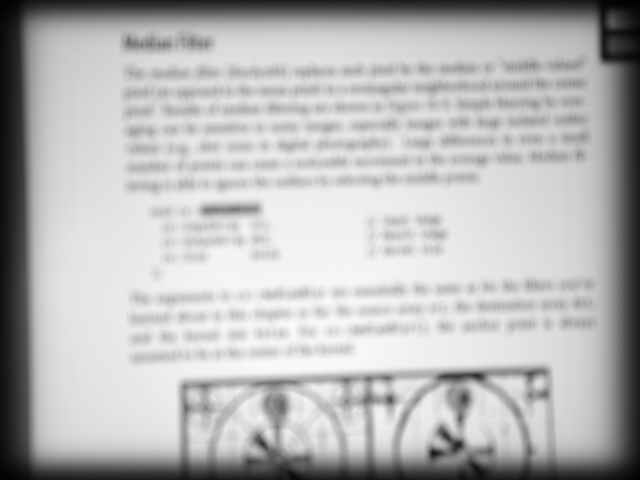
//> input picture code/C++/chapter05-图像复原与重建/original.jpg, 640 x 480 px
$ ./example_02_01   (built with g++ and OpenCV 4)
//> lines starting //> are read from the running program, lines starting //| are printed output that depends on the picture; after the words box and inside, x2 and y2 are one past the last pixel; in counts of white or black regions, pixels touching at a corner belong together
// #include <iostream>
// #include "opencv2/imgproc.hpp"
// #include "opencv2/imgcodecs.hpp"
// using namespace cv;
// using namespace std;
// void help();
// void calcPSF(Mat& outputImg, Size filterSize, int R);
// void fftshift(const Mat& inputImg, Mat& outputImg);
// void filter2DFreq(const Mat& inputImg, Mat& outputImg, const Mat& H);
// void calcWnrFilter(const Mat& input_h_PSF, Mat& output_G, double nsr);
// const String keys =
// "{help h usage ? |             | print this message   }"
// "{image          |original.JPG | input image name     }"
// "{R              |53           | radius               }"
// "{SNR            |5200         | signal to noise ratio}"
// ;

// #define DEBUG_BY_TTZ  1

// int main(int argc, char *argv[])
// {
// 	help();
// #if !DEBUG_BY_TTZ
//     CommandLineParser parser(argc, argv, keys);
//     if (parser.has("help"))
//     {
//         parser.printMessage();
//         return 0;
//     }
//     int R = parser.get<int>("R");
//     int snr = parser.get<int>("SNR");
//     string strInFileName = parser.get<String>("image");
//     if (!parser.check())
//     {
//         parser.printErrors();
//         return 0;
//     }
// #else
// 	string strInFileName = "./original.jpg";
// 	int R = 53;
// 	int snr = 5200;
// #endif

//     Mat imgIn;
//     imgIn = imread(strInFileName, IMREAD_GRAYSCALE);
//     if (imgIn.empty()) //check whether the image is loaded or not
//     {
//         cout << "ERROR : Image cannot be loaded..!!" << endl;
//         return -1;
//     }
//     Mat imgOut;
//     // it needs to process even image only
//     Rect roi = Rect(0, 0, imgIn.cols & -2, imgIn.rows & -2);
//     //Hw calculation (start)
//     Mat Hw, h;
//     calcPSF(h, roi.size(), R);
//     calcWnrFilter(h, Hw, 1.0 / double(snr));
//     //Hw calculation (stop)
//     // filtering (start)
//     filter2DFreq(imgIn(roi), imgOut, Hw);
//     // filtering (stop)
//     imgOut.convertTo(imgOut, CV_8U);
//     normalize(imgOut, imgOut, 0, 255, NORM_MINMAX);
//     imwrite("result.jpg", imgOut);
//     return 0;
// }
// void help()
// {
//     cout << "2018-07-12" << endl;
//     cout << "DeBlur_v8" << endl;
//     cout << "You will learn how to recover an out-of-focus image by Wiener filter" << endl;
// }
// void calcPSF(Mat& outputImg, Size filterSize, int R)
// {
//     Mat h(filterSize, CV_32F, Scalar(0));
//     Point point(filterSize.width / 2, filterSize.height / 2);
//     circle(h, point, R, 255, -1, 8);
//     Scalar summa = sum(h);
//     outputImg = h / summa[0];
// }
// void fftshift(const Mat& inputImg, Mat& outputImg)
// {
//     outputImg = inputImg.clone();
//     int cx = outputImg.cols / 2;
//     int cy = outputImg.rows / 2;
//     Mat q0(outputImg, Rect(0, 0, cx, cy));
//     Mat q1(outputImg, Rect(cx, 0, cx, cy));
//     Mat q2(outputImg, Rect(0, cy, cx, cy));
//     Mat q3(outputImg, Rect(cx, cy, cx, cy));
//     Mat tmp;
//     q0.copyTo(tmp);
//     q3.copyTo(q0);
//     tmp.copyTo(q3);
//     q1.copyTo(tmp);
//     q2.copyTo(q1);
//     tmp.copyTo(q2);
// }
// void filter2DFreq(const Mat& inputImg, Mat& outputImg, const Mat& H)
// {
//     Mat planes[2] = { Mat_<float>(inputImg.clone()), Mat::zeros(inputImg.size(), CV_32F) };
//     Mat complexI;
//     merge(planes, 2, complexI);
//     dft(complexI, complexI, DFT_SCALE);
//     Mat planesH[2] = { Mat_<float>(H.clone()), Mat::zeros(H.size(), CV_32F) };
//     Mat complexH;
//     merge(planesH, 2, complexH);
//     Mat complexIH;
//     mulSpectrums(complexI, complexH, complexIH, 0);
//     idft(complexIH, complexIH);
//     split(complexIH, planes);
//     outputImg = planes[0];
// }
// void calcWnrFilter(const Mat& input_h_PSF, Mat& output_G, double nsr)
// {
//     Mat h_PSF_shifted;
//     fftshift(input_h_PSF, h_PSF_shifted);
//     Mat planes[2] = { Mat_<float>(h_PSF_shifted.clone()), Mat::zeros(h_PSF_shifted.size(), CV_32F) };
//     Mat complexI;
//     merge(planes, 2, complexI);
//     dft(complexI, complexI);
//     split(complexI, planes);
//     Mat denom;
//     pow(abs(planes[0]), 2, denom);
//     denom += nsr;
//     divide(planes[0], denom, output_G);
// }


#include <opencv2/opencv.hpp>
#include<opencv2/core.hpp>
#include<opencv2/imgcodecs.hpp>
#include<opencv2/imgproc.hpp>

//This demo shows the effect of processing out-of-focus image using Wiener filter.
using namespace cv;
int R=20;
int snr=1000;
Mat img;
char dstWin[]="dstwindow";
void calcPSF(Mat& dst,Size filterSize){
    Mat circularPSF(filterSize,CV_32F,Scalar(0));
    Point point(filterSize.width/2,filterSize.height/2);
    circle(circularPSF,point,R,255,-1,8);
    Scalar summa=sum(circularPSF);
    dst=circularPSF/summa[0];
}
void FFTShift(const Mat& src,Mat& dst){
    dst=src.clone();
    int cx=dst.cols/2;
    int cy=dst.rows/2;
    Mat q0(dst,Rect(0,0,cx,cy));
    Mat q1(dst,Rect(cx,0,cx,cy));
    Mat q2(dst,Rect(0,cy,cx,cy));
    Mat q3(dst,Rect(cx,cy,cx,cy));
    Mat tmp;
    q0.copyTo(tmp);
    q3.copyTo(q0);
    tmp.copyTo(q3);
    q1.copyTo(tmp);
    q2.copyTo(q1);
    tmp.copyTo(q2);
}
void filter2DFreq(const Mat& src,Mat& dst,const Mat& H){
    Mat planes[2]={Mat_<float>(src.clone()), Mat::zeros(src.size(),CV_32F)};
    Mat complexI;
    merge(planes,2,complexI);
    Mat planesH[2]={Mat_<float>(H.clone()),Mat::zeros(H.size(),CV_32F)};
    Mat complexH;
    merge(planesH,2,complexH);
    Mat complexIH;
    mulSpectrums(complexI,complexH,complexIH,0);//give the result of multiplication of two Fourier spectrums.
    idft(complexIH,complexIH);
    split(complexIH,planes);
    dst=planes[0];
}
//_snr is the inverse of SNR
void calcWienerFilter(const Mat& PSF, Mat& dst,double _snr=1.0/(double)snr){
    Mat PSF_shifted;
    FFTShift(PSF,PSF_shifted);
    Mat planes[2]={Mat_<float>(PSF_shifted.clone()),Mat::zeros(PSF_shifted.size(),CV_32F)};
    Mat complexI;
    merge(planes,2,complexI);
    dft(complexI,complexI);
    split(complexI,planes);
    Mat denom;
    pow(abs(planes[0]),2,denom);
    denom+=_snr;
    divide(planes[0],denom,dst);
}
void deblur(int,void*){
    Mat src=img.clone();
    Mat outputImg;
    Rect roi=Rect(0,0,src.cols&-2,src.rows&-2);
    //calculate Hw
    Mat Hw,psf;
    calcPSF(psf,roi.size());
    calcWienerFilter(psf,Hw);
    //filter prepared
    filter2DFreq(src(roi),outputImg,Hw);
    outputImg.convertTo(outputImg,CV_8U);
    normalize(outputImg,outputImg,0,255,NORM_MINMAX);
    imshow(dstWin,outputImg);
}

int main(){
    img=imread("./original.jpg",IMREAD_GRAYSCALE);
//> img is the input picture: 480 rows x 640 cols, CV_8UC1; min 0, max 253, mean 183.6
    namedWindow(dstWin);
    createTrackbar("R-adjust",dstWin,&R,100,deblur,0);
    createTrackbar("SNR-adjust",dstWin,&snr,10000,deblur,0);
    deblur(0,0);
//> in calcPSF, `circle(circularPSF,point,R,255,-1,8);`:
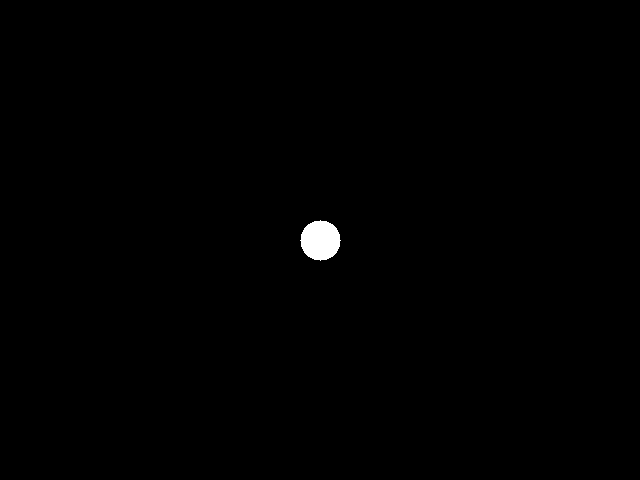
//> circularPSF: 480 rows x 640 cols, CV_32FC1; 0.41% white; 1 white region, box (x1, y1, x2, y2) and area: (300, 220, 341, 261) 1257
//> in filter2DFreq, `Mat planes[2]={Mat_<float>(src.clone()), Mat::zeros(src.size(),CV_32F)};`: planes[1]: 480 rows x 640 cols, CV_32FC1; every value is 0
//> in filter2DFreq, `split(complexIH,planes);`:
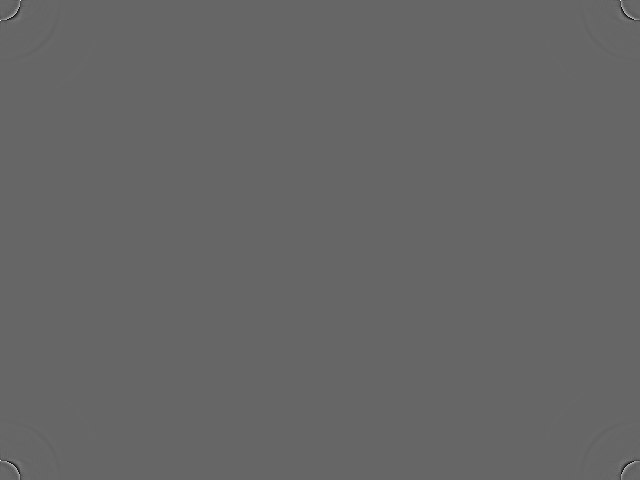
//> planes[0]: 480 rows x 640 cols, CV_32FC1; min -25249340, max 37446012, mean 3; drawn with min black and max white
//> in filter2DFreq, `split(complexIH,planes);`:
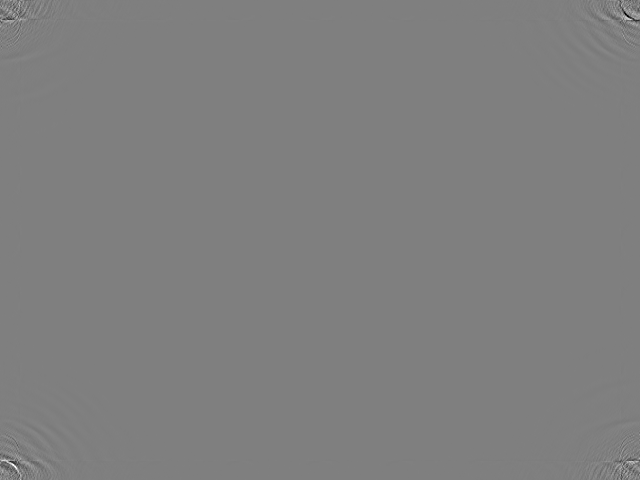
//> planes[1]: 480 rows x 640 cols, CV_32FC1; min -2345975.5, max 2345975.5, mean 0; drawn with min black and max white
//> in deblur, `outputImg.convertTo(outputImg,CV_8U);`:
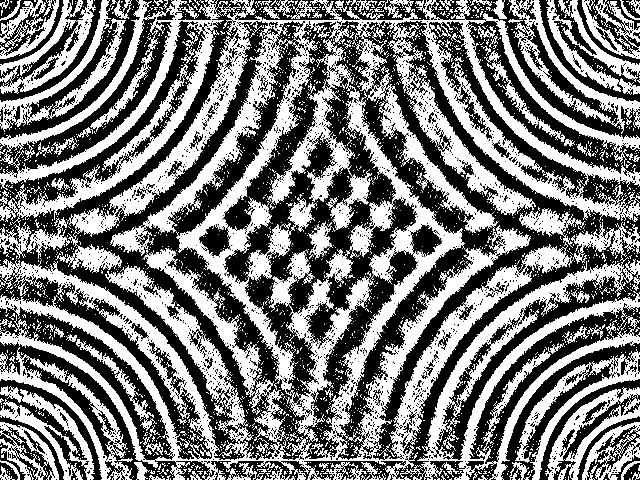
//> outputImg: 480 rows x 640 cols, CV_8UC1; min 0, max 255, mean 122.8
    waitKey();
    return 0;
}
